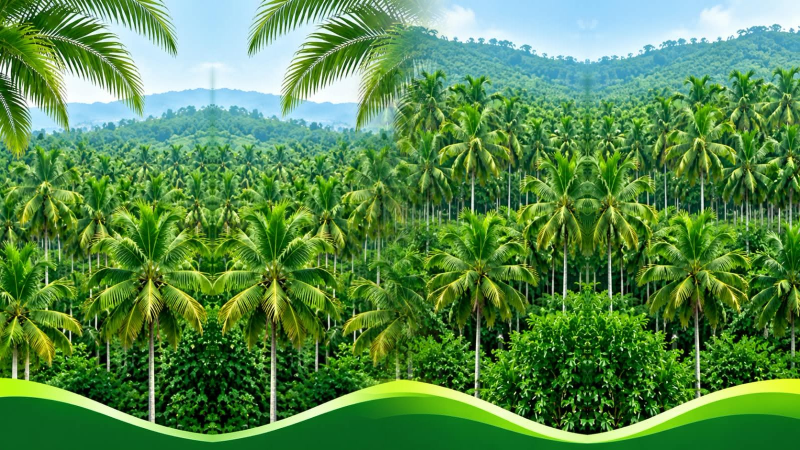
#> input picture assets/login_bg.jpg, 1600 x 900 px (shown at 1/2 size)
$ python -i preprocess.py   (imports and definitions only)   (older library calls are emulated)
#> lines starting #> are read from the running program, lines starting #| are printed output that depends on the picture
#> further down, picture is the input picture: shape (900, 1600, 3); mean B, G, R 75.5, 138.6, 86.5
"""Image preprocessing with OpenCV, plus simple photo-quality checks for farmers."""
from __future__ import annotations
import cv2
import numpy as np

import config


def load_image(data: bytes) -> np.ndarray | None:
    """Decode uploaded/camera bytes into a BGR image. Returns None if unreadable."""
    arr = np.frombuffer(data, dtype=np.uint8)
    img = cv2.imdecode(arr, cv2.IMREAD_COLOR)
    return img


def quality_warnings(img: np.ndarray) -> list[str]:
    """Return keys ('blurry', 'dark') for problems that make the result less reliable."""
    gray = cv2.cvtColor(img, cv2.COLOR_BGR2GRAY)
    warnings = []
    # Variance of the Laplacian is a standard sharpness measure; low = blurry.
    small = cv2.resize(gray, (512, 512))
    if cv2.Laplacian(small, cv2.CV_64F).var() < 60:
        warnings.append("blurry")
    if gray.mean() < 45:
        warnings.append("dark")
    return warnings


def preprocess(img: np.ndarray) -> np.ndarray:
    """Resize, light denoise, and gently even out lighting.

    Kept deliberately mild: the model is trained on photos processed the same
    way (train.py calls this too), so train and predict always match.
    """
    img = cv2.resize(img, (config.IMAGE_SIZE, config.IMAGE_SIZE), interpolation=cv2.INTER_AREA)
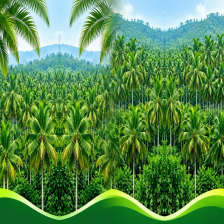
#> img: shape (224, 224, 3); mean of channels 0, 1, 2 75.5, 138.6, 86.5; drawn as B, G, R
    img = cv2.fastNlMeansDenoisingColored(img, None, 3, 3, 7, 21)
    lab = cv2.cvtColor(img, cv2.COLOR_BGR2LAB)
#> lab: shape (224, 224, 3); mean of channels 0, 1, 2 133.5, 100, 155.4
    l, a, b = cv2.split(lab)
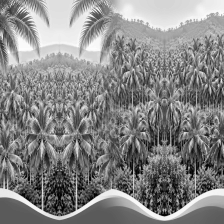
#> l: shape (224, 224); min 1, max 253, mean 133.5
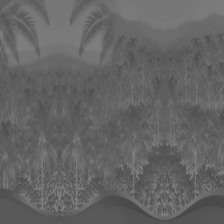
#> a: shape (224, 224); min 71, max 130, mean 100
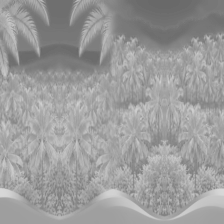
#> b: shape (224, 224); min 105, max 216, mean 155.4
    l = cv2.createCLAHE(clipLimit=2.0, tileGridSize=(8, 8)).apply(l)
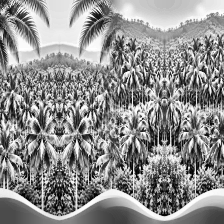
#> l: shape (224, 224); min 1, max 255, mean 142.4
    return cv2.cvtColor(cv2.merge((l, a, b)), cv2.COLOR_LAB2BGR)
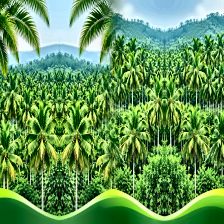
#> returned value: shape (224, 224, 3); mean B, G, R 86, 148.2, 96.8

>>> import cv2
>>> picture = cv2.imread('../assets/login_bg.jpg')
>>> result = preprocess(picture)
